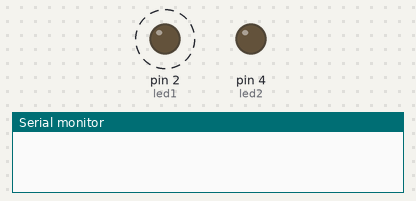
The program below on a simulated Arduino Uno, built with avr-gcc and run on an emulated ATmega328P. On the bench: output pins drawn as LEDs (lit = HIGH), the last lines printed to the serial monitor. Dashed ring = blinking.

Above: at 0.5 s.
At 3.5 s:
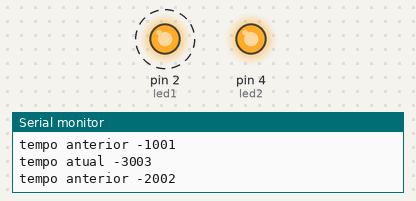
Timing chart, 0 to 5.2 s (numbered marks = the images above):
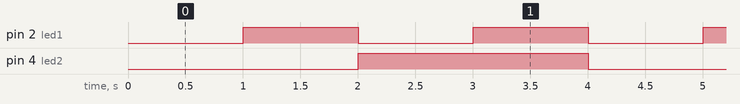

The program:

main.cpp
```cpp
#include <Arduino.h>

int BAUD_RATE =9600;
unsigned long int tempo_atual=0;
unsigned long int tempo_anterior=0;
int led1=2;
int led2=4;
unsigned long int tempo_atual2=0;
unsigned long int tempo_anterior2=0;


void setup()
{
    Serial.begin(BAUD_RATE);
    pinMode(led1, OUTPUT);
    pinMode(led2,OUTPUT);
}

void loop()
{
tempo_atual=millis();
if (tempo_atual - tempo_anterior > 1000)
{
    Serial.print("tempo atual -");
    Serial.println(tempo_atual);

    Serial.print("tempo anterior -");
    Serial.println(tempo_anterior);

    if(digitalRead(led1)==LOW)
    {
        digitalWrite(led1, HIGH);
    }
    else
    {
        digitalWrite(led1,LOW);
    }

    tempo_anterior=millis();
}


tempo_atual2=millis();

    if (tempo_atual2 - tempo_anterior2 > 2000)
    {
        if (digitalRead(led2)==LOW)
        {
            digitalWrite(led2,HIGH);
        }
        else
        {
            digitalWrite(led2,LOW);
        }
        tempo_anterior2=millis();
    }
}
```

Measured:
- by itself, pin 2 (led1): alternates HIGH for 1.0 s and LOW for 1.0 s
- by itself, pin 4 (led2): alternates HIGH for 2.0 s and LOW for 2.0 s
- by itself, everything shown: repeats every 4.0 s, in 6 steps
